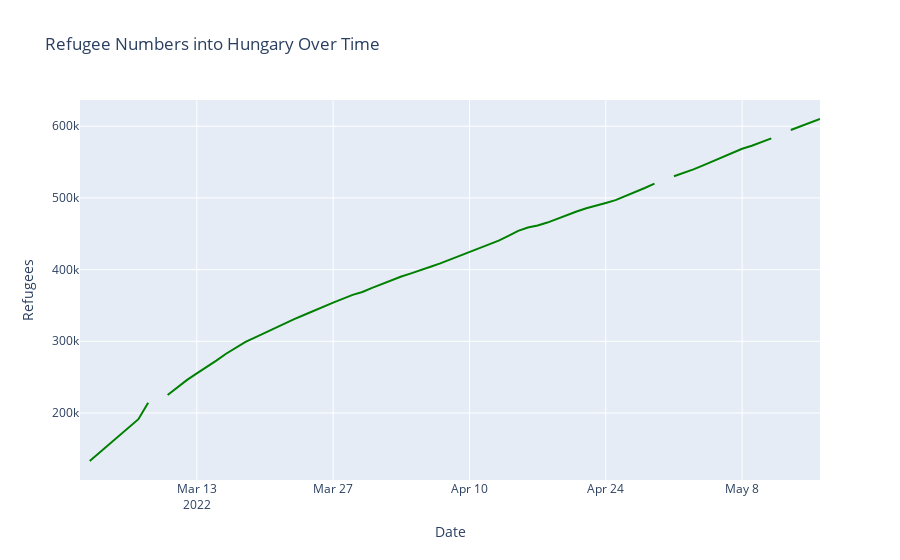

Notebook code for this chart:
### Code cell
fig2 = px.line(hungary_df, x='Date', y='Hungary', title='Refugee Numbers into Hungary Over Time')
fig2.update_traces(line_color='green')
fig2.update_layout(yaxis_title="Refugees")
fig2.show()

### Figure 1 — Plotly figure (JSON) as saved in the notebook; plotly's stock layout.template omitted (floating-point values rounded to 4 significant figures)
{"data": [{"hovertemplate": "Date=%{x}<br>Hungary=%{y}<extra></extra>", "legendgroup": "", "line": {"color": "green", "dash": "solid"}, "marker": {"symbol": "circle"}, "mode": "lines", "name": "", "orientation": "v", "showlegend": false, "type": "scatter", "x": ["2022-03-01", "2022-03-02", "2022-03-03", "2022-03-04", "2022-03-05", "2022-03-06", "2022-03-07", "2022-03-08", "2022-03-09", "2022-03-10", "2022-03-11", "2022-03-12", "2022-03-13", "2022-03-14", "2022-03-15", "2022-03-16", "2022-03-17", "2022-03-18", "2022-03-19", "2022-03-20", "2022-03-21", "2022-03-22", "2022-03-23", "2022-03-24", "2022-03-25", "2022-03-26", "2022-03-27", "2022-03-29", "2022-03-30", "2022-03-31", "2022-04-01", "2022-04-02", "2022-04-03", "2022-04-04", "2022-04-05", "2022-04-06", "2022-04-07", "2022-04-08", "2022-04-09", "2022-04-10", "2022-04-11", "2022-04-12", "2022-04-13", "2022-04-14", "2022-04-15", "2022-04-16", "2022-04-17", "2022-04-18", "2022-04-19", "2022-04-20", "2022-04-21", "2022-04-22", "2022-04-23", "2022-04-24", "2022-04-25", "2022-04-27", "2022-04-28", "2022-04-29", "2022-04-30", "2022-05-01", "2022-05-02", "2022-05-03", "2022-05-04", "2022-05-05", "2022-05-06", "2022-05-08", "2022-05-09", "2022-05-10", "2022-05-11", "2022-05-12", "2022-05-13", "2022-05-15", "2022-05-16"], "xaxis": "x", "y": [null, 133009, 144738, "157004", "169053", "180163", "191348", "214160", null, "225046", "235576", 246206, 255291, 263888, 272943, 282611, "291230", "299273", "305518", 312120, 317863, 324397, "330877", "336701", "342738", "349107", "354041", 364804, "368807", "374535", "379988", "385783", "390302", "394728", "398932", "404021", 408652, "413888", "419101", "424367", 428954, "434342", 440387, 447053, "454098", "458654", 461539, 465598, 471080, 476213, 480974, "485618", "489754", "492976", 496914, 507849, 513848, "519979", null, "530157", "534821", 539821, "545311", 551010, "557001", "568630", "572760", 577820, 583066, null, "594664", "605628", 610076], "yaxis": "y"}], "layout": {"legend": {"tracegroupgap": 0}, "title": {"text": "Refugee Numbers into Hungary Over Time"}, "xaxis": {"anchor": "y", "domain": [0, 1], "title": {"text": "Date"}}, "yaxis": {"anchor": "x", "domain": [0, 1], "title": {"text": "Refugees"}}}}
